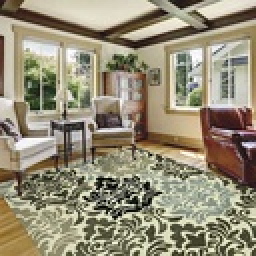
%> input picture indoor.jpg, 128 x 128 px, shrunk from 350 x 350 before the run (shown 2 times larger)
$ octave --eval "result = hw9;"   (GNU Octave 9; MATLAB toolbox functions it lacks are replaced by stand-ins)
%> lines starting %> are read from the running program, lines starting %| are printed output that depends on the picture
%HW8 Homework 9
function [num_questions] = hw9()
format compact;
close all;

%Part A
P=0.4;
lowe_opt=1;
ratio=0.96;
euclidean=0;
% [13 lines of commented-out code are left out]
window=2;
k=0.04;
sigma=2;
t1=50000000;
t2=5000000;
harris_corner_detector('indoor.jpg', t1, window, k, sigma);
harris_corner_detector('outdoor_natural.jpg', t1, window, k, sigma);
harris_corner_detector('outdoor_city-1.jpg', t2, window, k, sigma);
harris_corner_detector('outdoor_city-2.jpg', t2, window, k, sigma);
harris_corner_detector('outdoor_city-2-rotated.jpg', t2, window, k, sigma);

end

function harris_corner_detector(image_path, threshold, window, k, sigma)
%> called with image_path = 'indoor.jpg', threshold = 50000000, window = 2, k = 0.04, sigma = 2
I=imread(image_path);
%> I is the input picture: size 128x128x3 uint8; mean R, G, B 149.5, 141.7, 119.5
I=double(rgb2gray(I));
%> I: size 128x128 double

dx = [-1 0 1; -1 0 1; -1 0 1];
dy = dx';
h=2;

Ix = conv2(I, dx, 'same');
Iy = conv2(I, dy, 'same');
g = fspecial('gaussian',h, sigma);

Ix2 = conv2(Ix.^2, g, 'same');
Iy2 = conv2(Iy.^2, g, 'same');
Ixy = conv2(Ix.*Iy, g,'same');

% Found online
%R = (Ix2.*Iy2 - Ixy.^2) - k*(Ix2 + Iy2).^2;

R = zeros(size(I,1), size(I,2));
for i=1+window:size(I,1)-window
    for j=1+window:size(I,2)-window
        h11=mean(mean(Ix2(i-window:i+window,j-window:j+window)));
        h12=mean(mean(Ixy(i-window:i+window,j-window:j+window)));
        h21=mean(mean(Ixy(i-window:i+window,j-window:j+window)));
        h22=mean(mean(Iy2(i-window:i+window,j-window:j+window)));
        H=[h11 h12; h21 h22];
        [V, D]=eig(H);
        lam1=D(1,1);
        lam2=D(2,2);
        R(i,j)=lam1*lam2 - k*((lam1+lam2)/2)^2;
    end
end
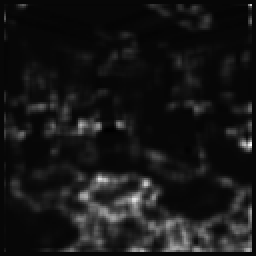
%> R: size 128x128 double (shown 2 times larger); min -131170326.2, max 4.4e+09, mean 278803955.6; drawn with min black and max white

radius=6;
sze=2*radius+1;
mx = ordfilt2(R,sze^2,ones(sze));
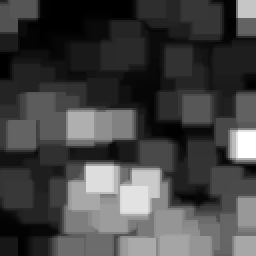
%> mx: size 128x128 double (shown 2 times larger); min 0, max 4.4e+09, mean 1.19e+09; drawn with min black and max white
R = (R==mx)&(R>threshold);
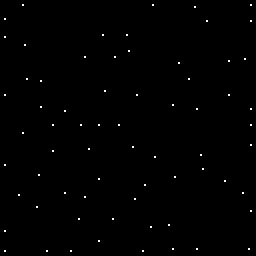
%> R: size 128x128 logical (shown 2 times larger); 0.42% white in thin lines or dots

[r,c] = find(R);
%> r = 68 values from 3 to 126; c = 68 values from 3 to 126

figure, imagesc(I), axis image, colormap(gray), hold on;
plot(c,r,'ys'), title(image_path);

end

% [221 lines left out: functions show_key_points, find_nearest_neighbor, distance, euclidian_distance, angular_distance, not called in this run]

%%%%%%%%%%%%%%%%%%%%%%%%%%%%%%%%%%%%%%%%%%%%%%%%%%%%%%%%%%%%%%%%%%%%%%%%%%%%%%%
%%%%%%%%%%%%%%%%%%%%%%%%%%%%%%%%%%%%%%%%%%%%%%%%%%%%%%%%%%%%%%%%%%%%%%%%%%%%%%%

% [6 lines left out: function draw_line, not called in this run]

%%%%%%%%%%%%%%%%%%%%%%%%%%%%%%%%%%%%%%%%%%%%%%%%%%%%%%%%%%%%%%%%%%%%%%%%%%%%%%%
%%%%%%%%%%%%%%%%%%%%%%%%%%%%%%%%%%%%%%%%%%%%%%%%%%%%%%%%%%%%%%%%%%%%%%%%%%%%%%%

% [9 lines left out: function draw_points, not called in this run]

%%%%%%%%%%%%%%%%%%%%%%%%%%%%%%%%%%%%%%%%%%%%%%%%%%%%%%%%%%%%%%%%%%%%%%%%%%%%%%%
%%%%%%%%%%%%%%%%%%%%%%%%%%%%%%%%%%%%%%%%%%%%%%%%%%%%%%%%%%%%%%%%%%%%%%%%%%%%%%%

% [20 lines left out: function draw_box, not called in this run]

%%%%%%%%%%%%%%%%%%%%%%%%%%%%%%%%%%%%%%%%%%%%%%%%%%%%%%%%%%%%%%%%%%%%%%%%%%%%%%%
%%%%%%%%%%%%%%%%%%%%%%%%%%%%%%%%%%%%%%%%%%%%%%%%%%%%%%%%%%%%%%%%%%%%%%%%%%%%%%%

% Nice code from the web provided by  Aaron Wetzler.
%

% [41 lines left out: function bresenham, not called in this run]
%> call 2 of harris_corner_detector, with image_path = 'outdoor_natural.jpg', threshold = 50000000, window = 2, k = 0.04, sigma = 2
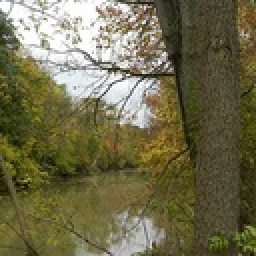
%> input picture outdoor_natural.jpg, 128 x 128 px, shrunk from 350 x 350 before the run (shown 2 times larger)
%> in harris_corner_detector, I is the input picture: size 128x128x3 uint8; mean R, G, B 112.8, 108.2, 76.1
%> in harris_corner_detector (call 2), `I=double(rgb2gray(I));`:
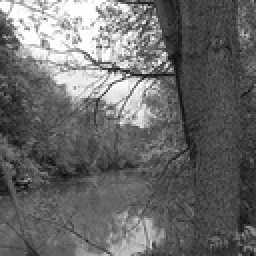
%> I: size 128x128 double (shown 2 times larger); min 8, max 255, mean 105.9
%> in harris_corner_detector (call 2), `Iy = conv2(I, dy, 'same');`:
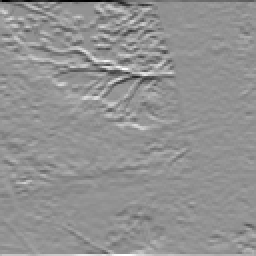
%> Iy: size 128x128 double (shown 2 times larger); min -764, max 567, mean 1; drawn with min black and max white
%> in harris_corner_detector (call 2), `Ixy = conv2(Ix.*Iy, g,'same');`:
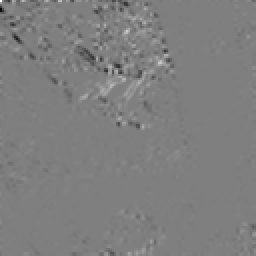
%> Ixy: size 128x128 double (shown 2 times larger); min -91119.5, max 91050.8, mean -188.6; drawn with min black and max white
%> (the run ends here)
